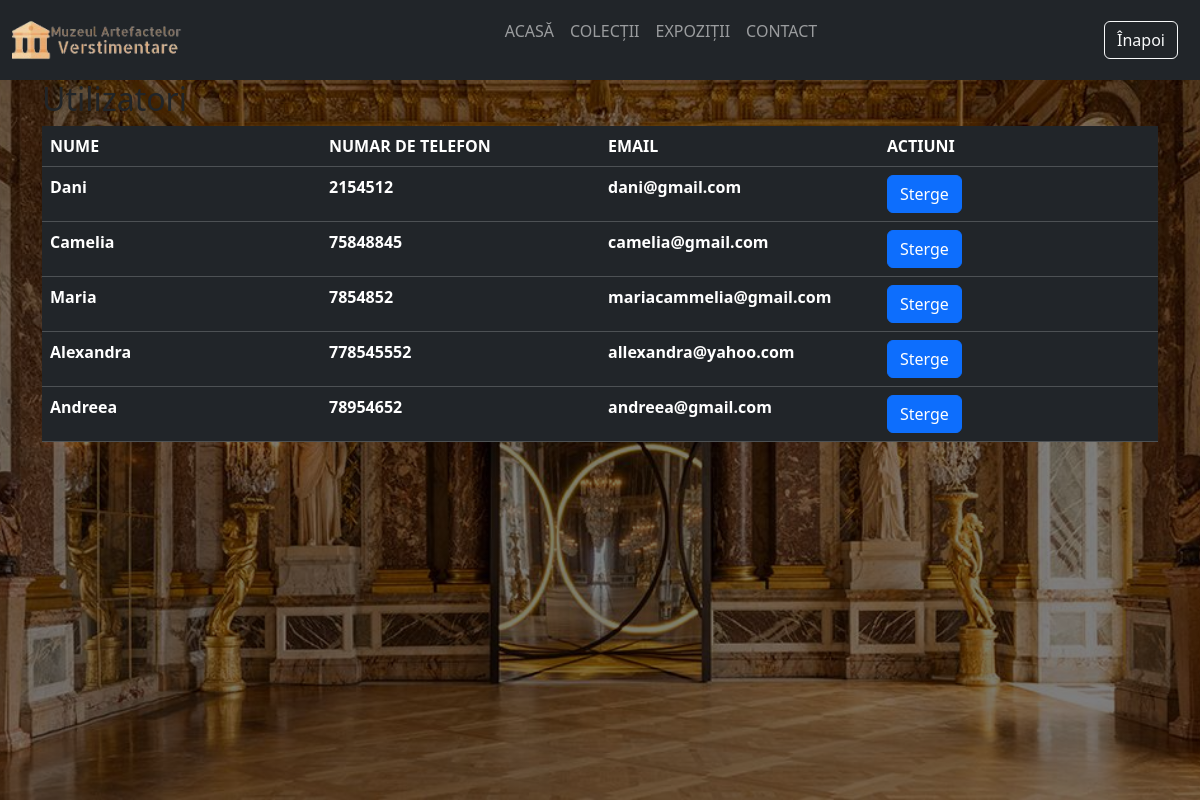
Screenshot of /view_users.php (signed in) with the database file from the repository.
### tables this page shows
CREATE TABLE `users_info` (
  `ID` int(11) NOT NULL,
  `Name` varchar(255) NOT NULL,
  `Phone_number` int(255) NOT NULL,
  `Email` varchar(255) NOT NULL,
  `Password` varchar(255) NOT NULL,
  `is_admin` int(11) NOT NULL DEFAULT 0
);

### UserClass.php (called while the page is built, shortened)
<?php
class UserClass{
    public static function getAllUsers(){
        require_once("connection.php");
        $getUsersSQL = "SELECT * FROM users_info WHERE is_admin = 0";
        return mysqli_query($connection, $getUsersSQL);
    }
}
?>

### view_users.php (the view, shortened to what this page needs)
<?php
include_once 'UserClass.php';
$result = UserClass::getAllUsers();
?>
<!DOCTYPE html>
<html lang="en">
<head>
  <link rel="stylesheet" href="style.css">
  <link href="https://cdn.jsdelivr.net/npm/bootstrap@5.3.2/dist/css/bootstrap.min.css" rel="stylesheet"
>
  <link rel="stylesheet" href="https://cdn.jsdelivr.net/npm/bootstrap@5.3.2/dist/css/bootstrap.min.css">
</head>
<body>
    <div class="main">
        <div class="navbar">
            <div class="menu">
                <nav class="navbar navbar-expand-lg navbar-dark bg-dark fixed-top">
                    <div class="container-fluid">
                        <a class="navbar-brand" href="#">
                            <img src="LOGOO.png" alt="Descrierea imaginii" id="Logo">
                        </a>
                        <div class="offcanvas offcanvas-end bg-dark" tabindex="-1" aria-labelledby="offcanvasNavbarLabel" id="offcanvasNavbar">
                        <div class="offcanvas-body">
                            <ul class="navbar-nav ms-auto mb-2 mb-lg-0">
                                <li class="nav-item">
                                    <a class="nav-link " aria-current="page" href="home.php">ACASĂ</a>
                                </li>
                                <li class="nav-item">
                                    <a class="nav-link " href="collection.php">COLECȚII</a>
                                </li>
                                <li class="nav-item">
                                    <a class="nav-link " href="exhibition.php">EXPOZIȚII</a>
                                </li>
                                <li class="nav-item">
                                    <a class="nav-link " href="contact.html">CONTACT</a>
                                </li>
                            </ul>
                            <ul class="navbar-nav ms-auto mb-2 mb-lg-0">
                                <li class="nav-but" style="color: white;">
                                    <a class="btn btn-outline-light" href="home.php">Înapoi</a>
                                </li>
                            </ul>
                        </div>
                    </div>
                </nav>
            </div>
        </div>
        <div class="container">
            <h2>Utilizatori</h2>
            <table id="productTable" class="table table-dark table-hover">
                <thead>
                    <tr >
                        <th scope="col" colspan="1">NUME</th>
                        <th scope="col" colspan="1">NUMAR DE TELEFON</th>
                        <th scope="col" colspan="1">EMAIL</th>
                        <th scope="col" colspan="1">ACTIUNI</th>
                    </tr>
                </thead>
                <tbody>
                <?php
                while($row = mysqli_fetch_array($result)){
                ?>
                    <tr>
                        <th><?php echo $row["Name"];?></th>
                        <th><?php echo $row["Phone_number"];?></th>
                        <th><?php echo $row["Email"];?></th>
                        <th><a class="btn btn-primary" href="delete_users.php?ID=<?php echo $row["ID"];?>">Sterge</a></th>
                    </tr>
                <?php
                }
                ?>
                </tbody>
            </table>
        </div>
    </div>
</body>
</html>

### style.css (style rules this page uses)
* { margin: 0; padding: 0; }
.main { width: 100%; background:linear-gradient(to top, rgba(0,0,0,0.5)70%,rgba(0,0,0,0.5)30%), url(background.jpg); background-position: center; background-size: cover; height: 100vh; }
.navbar { height: 80px; margin: auto; }
.navbar .navbar-nav .nav-but { padding: 10px; }
.menu { width: 100%; }
#Logo { width: 85%; }
.table { width: 100%; table-layout: fixed; }
.table th, .table td { overflow: hidden; text-overflow: ellipsis; white-space: nowrap; }

### rows the page displays
users_info: Name "Dani", Phone_number "2154512", Email "dani@gmail.com"
users_info: Name "Camelia", Phone_number "75848845", Email "camelia@gmail.com"
users_info: Name "Maria", Phone_number "7854852", Email "mariacammelia@gmail.com"
users_info: Name "Alexandra", Phone_number "778545552", Email "allexandra@yahoo.com"
users_info: Name "Andreea", Phone_number "78954652", Email "andreea@gmail.com"
